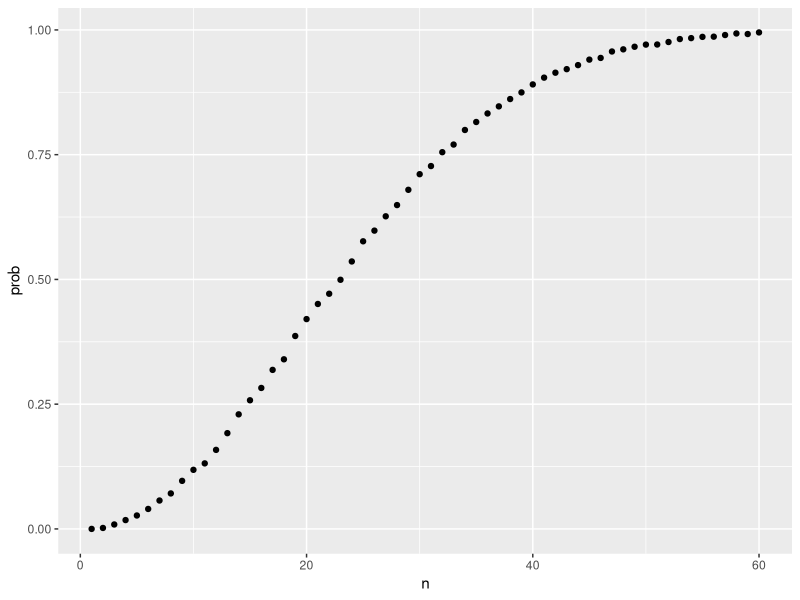
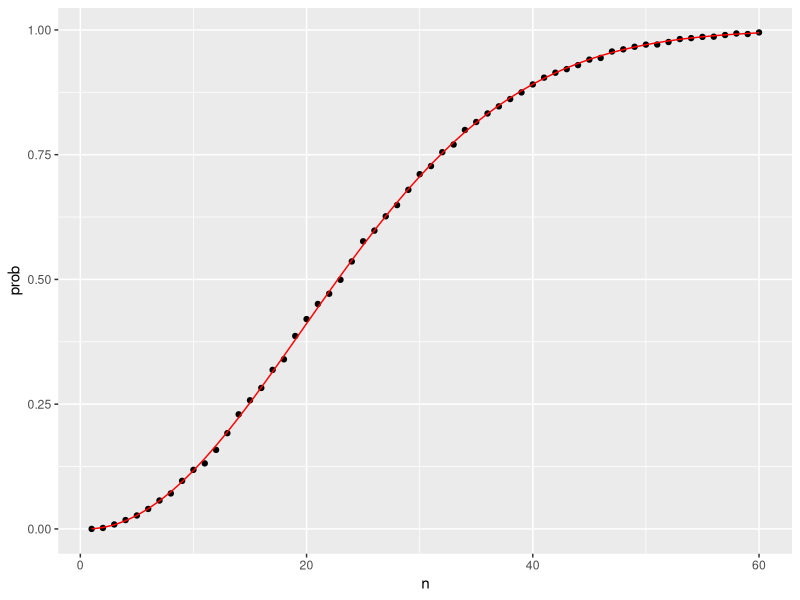
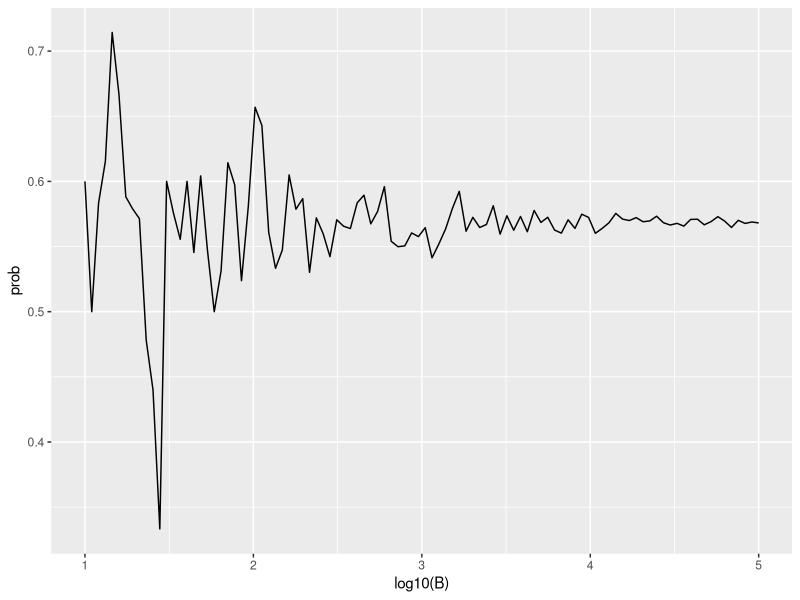
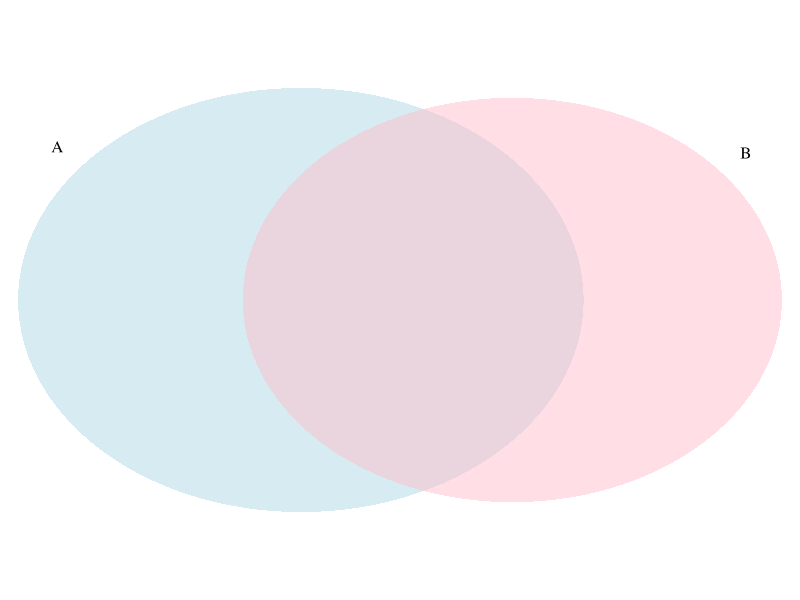

Here is the R script that generated these plots, in order:
## ---- chunk 1
library(tidyverse)
## ---- chunk 2
beads <- rep( c("red", "blue"), times = c(2,3))
beads
## ---- chunk 3
sample(beads, 1)
## ---- chunk 4
B <- 10000
events <- replicate(B, sample(beads, 1))
## ---- chunk 5
tab <- table(events)
tab
## ---- chunk 6
prop.table(tab)
## ---- chunk 7
set.seed(1) 
## ---- chunk 8
sample(beads, 5)
sample(beads, 5)
sample(beads, 5)
## ---- chunk 9
events <- sample(beads, B, replace = TRUE)
prop.table(table(events))
## ---- chunk 10
set.seed(1)
## ---- chunk 11
x <- sample(beads, 5)
## ---- chunk 12
x[2:5]
## ---- chunk 13
number <- "Three"
suit <- "Hearts"
paste(number, suit)
## ---- chunk 14
paste(letters[1:5], as.character(1:5))
## ---- chunk 15
expand.grid(pants = c("blue", "black"), shirt = c("white", "grey", "plaid"))
## ---- chunk 16
suits <- c("Diamonds", "Clubs", "Hearts", "Spades")
numbers <- c("Ace", "Deuce", "Three", "Four", "Five", 
             "Six", "Seven", "Eight", "Nine", "Ten", 
             "Jack", "Queen", "King")
deck <- expand.grid(number=numbers, suit=suits)
deck <- paste(deck$number, deck$suit)
## ---- chunk 17
kings <- paste("King", suits)
mean(deck %in% kings)
## ---- chunk 18
library(gtools)
permutations(3, 2)
## ---- chunk 19
hands <- permutations(52, 2, v = deck)
## ---- chunk 20
first_card <- hands[,1]
second_card <- hands[,2]
## ---- chunk 21
kings <- paste("King", suits)
sum(first_card %in% kings)
## ---- chunk 22
sum(first_card %in% kings & second_card %in% kings) /
  sum(first_card %in% kings)
## ---- chunk 23
mean(first_card %in% kings & second_card %in% kings) /
  mean(first_card %in% kings)
## ---- chunk 24
permutations(3,2)
combinations(3,2)
## ---- chunk 25
aces <- paste("Ace", suits)

facecard <- c("King", "Queen", "Jack", "Ten")
facecard <- expand.grid( number=facecard, suit=suits)
facecard <- paste( facecard$number, facecard$suit)

hands <- combinations(52, 2, v = deck)
mean(hands[,1] %in% aces & hands[,2] %in% facecard)
## ---- chunk 26
mean((hands[,1] %in% aces & hands[,2] %in% facecard) |
       (hands[,2] %in% aces & hands[,1] %in% facecard))
## ---- chunk 27
hand <- sample(deck, 2)
hand
## ---- chunk 28
(hands[1] %in% aces & hands[2] %in% facecard) | 
  (hands[2] %in% aces & hands[1] %in% facecard)
## ---- chunk 29
blackjack <- function(){
   hand <- sample(deck, 2)
  (hand[1] %in% aces & hand[2] %in% facecard) | 
    (hand[2] %in% aces & hand[1] %in% facecard)
}
## ---- chunk 30
blackjack()
## ---- chunk 31
B <- 10000
results <- replicate(B, blackjack())
mean(results)
## ---- chunk 32
set.seed(1)
## ---- chunk 33
n <- 50
bdays <- sample(1:365, n, replace = TRUE)
## ---- chunk 34
duplicated(c(1,2,3,1,4,3,5))
## ---- chunk 35
any(duplicated(bdays))
## ---- chunk 36
same_birthday <- function(n){
  bdays <- sample(1:365, n, replace=TRUE)
  any(duplicated(bdays))
}

B <- 10000
results <- replicate(B, same_birthday(50))
mean(results)
## ---- chunk 37
compute_prob <- function(n, B=10000){
  results <- replicate(B, same_birthday(n))
  mean(results)
}
## ---- chunk 38
n <- seq(1,60)
prob <- sapply(n, compute_prob)
## ---- chunk 39
prob <- sapply(n, compute_prob)
qplot(n, prob)
## ---- chunk 40
exact_prob <- function(n){
  prob_unique <- seq(365,365-n+1)/365 
  1 - prod( prob_unique)
}
eprob <- sapply(n, exact_prob)

qplot(n, prob) + 
  geom_line(aes(n, eprob), col = "red")
## ---- chunk 41
B <- 10^seq(1, 5, len = 100)
compute_prob <- function(B, n=25){
  same_day <- replicate(B, same_birthday(n))
  mean(same_day)
}
prob <- sapply(B, compute_prob)
qplot(log10(B), prob, geom = "line")
## ---- chunk 42
library(VennDiagram)
grid.newpage()
tmp <- draw.pairwise.venn(22, 20, 11, category = c("A", "B"), 
                   lty = rep("blank", 2), 
                   fill = c("light blue", "pink"), 
                   alpha = rep(0.5, 2),  
                   cat.dist = rep(0.025, 2), cex=0)
## ---- chunk 43
1/13*16/51 + 16/52*4/51 + 0
## ---- chunk 44
B <- 10000
stick <- replicate(B, {
  doors <- as.character(1:3)
  prize <- sample(c("car","goat","goat"))
  prize_door <- doors[prize == "car"]
  my_pick  <- sample(doors, 1)
  show <- sample(doors[!doors %in% c(my_pick, prize_door)],1)
  stick <- my_pick
  stick == prize_door
})
mean(stick)
## ---- chunk 45
switch <- replicate(B, {
  doors <- as.character(1:3)
  prize <- sample(c("car","goat","goat"))
  prize_door <- doors[prize == "car"]
  my_pick  <- sample(doors, 1)
  show <- sample(doors[!doors %in% c(my_pick, prize_door)], 1)
  stick <- my_pick
  switch <- doors[!doors%in%c(my_pick, show)]
  switch == prize_door
})
mean(switch)
